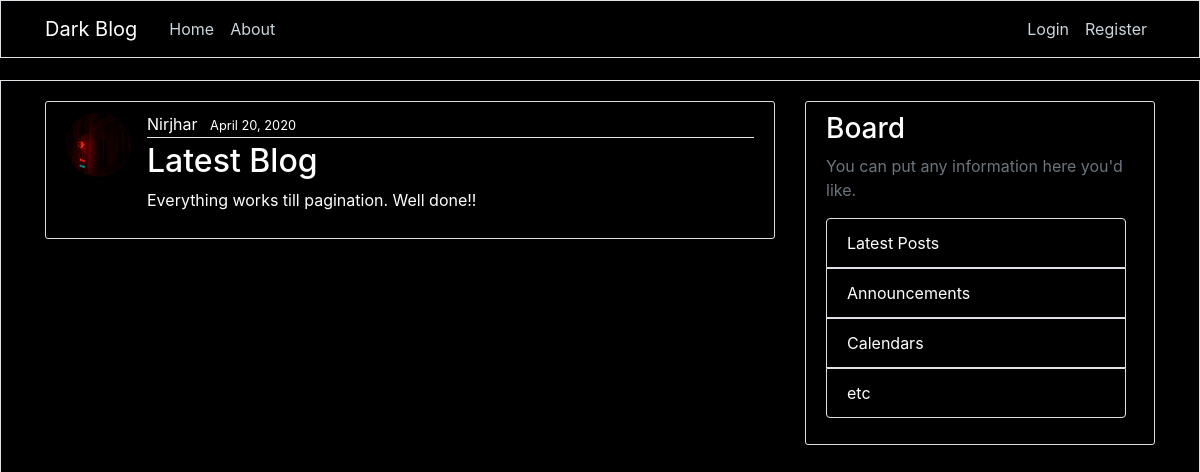
The page /post/29/ on the database its author committed.
### blog/models.py (models this page shows, shortened)
class Post(models.Model):
    title=models.CharField(max_length=100)
    content = models.TextField()
    date_posted = models.DateTimeField(default=timezone.now)
    author = models.ForeignKey(User, on_delete=models.CASCADE)

### users/models.py (models this page shows, shortened)
class Profile(models.Model):
    user = models.OneToOneField(User, on_delete = models.CASCADE)
    image = models.ImageField(default = 'default.jpg', upload_to='profile_pics')

### blog/views.py (the view)
# urls.py: path('post/<int:pk>/', PostDetailView.as_view(), name='post-detail'),
class PostDetailView(DetailView):
    model = Post

### blog/templates/blog/post_detail.html (shortened to what this page needs)
{% extends "blog/base.html"%}
{% block content %}
    <article class="media content-section ">
      <img class = "rounded-circle article-img"src="{{ object.author.profile.image.url}}">
        <div class="media-body">
          <div class="article-metadata">
            <a class="mr-2" href="{% url 'user-posts' object.author.username %}">{{ object.author }}</a>
            <small class="mr-2">{{ object.date_posted|date:"F d, Y" }}</small>
          </div>
          <h2 class="article-title">{{ object.title }}</h2>
          <p class="mr-2">{{ object.content }}</p>
        </div>
      </article>
{% endblock content %}

### blog/static/blog/main.css (style rules this page uses)
body { background: black; color: #333333; margin-top: 5rem; }
h1, h2, h3, h4, h5, h6 { color: white; }
.content-section { background: black; padding: 10px 20px; border: 1px solid #dddddd; border-radius: 3px; margin-bottom: 20px; }
.mr-2 { color:white; }
.article-title { color: white; }
.article-img { height: 65px; width: 65px; margin-right: 16px; }
.article-metadata { padding-bottom: 1px; margin-bottom: 4px; border-bottom: 1px solid #e3e3e3 }
.abc { padding: 20px; }

### rows shown on the page
Post: author.profile.image (picture), author "Nirjhar", date_posted "April 20, 2020", title "Latest Blog", content "Everything works till pagination. Well done!!"
